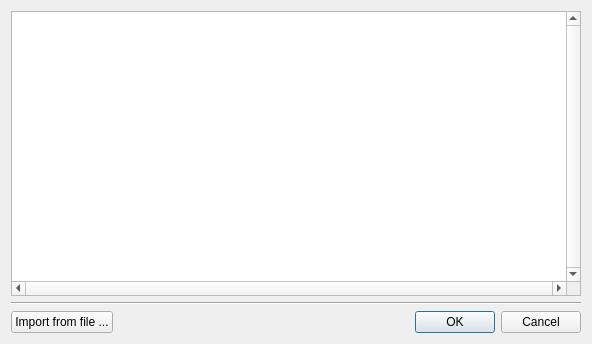
<ui version="4.0" >
 <class>SimpleTextEditor_q</class>
 <widget class="QDialog" name="SimpleTextEditor_q" >
  <property name="enabled" >
   <bool>true</bool>
  </property>
  <property name="geometry" >
   <rect>
    <x>0</x>
    <y>0</y>
    <width>592</width>
    <height>344</height>
   </rect>
  </property>
  <property name="focusPolicy" >
   <enum>Qt::StrongFocus</enum>
  </property>
  <property name="windowTitle" >
   <string>Script Editor</string>
  </property>
  <layout class="QGridLayout" >
   <property name="leftMargin" >
    <number>11</number>
   </property>
   <property name="topMargin" >
    <number>11</number>
   </property>
   <property name="rightMargin" >
    <number>11</number>
   </property>
   <property name="bottomMargin" >
    <number>11</number>
   </property>
   <item row="0" column="0" colspan="4" >
    <widget class="QTextEdit" name="editor" >
     <property name="verticalScrollBarPolicy" >
      <enum>Qt::ScrollBarAlwaysOn</enum>
     </property>
     <property name="horizontalScrollBarPolicy" >
      <enum>Qt::ScrollBarAlwaysOn</enum>
     </property>
    </widget>
   </item>
   <item row="2" column="1" >
    <spacer>
     <property name="orientation" >
      <enum>Qt::Horizontal</enum>
     </property>
     <property name="sizeType" >
      <enum>QSizePolicy::Expanding</enum>
     </property>
     <property name="sizeHint" >
      <size>
       <width>40</width>
       <height>20</height>
      </size>
     </property>
    </spacer>
   </item>
   <item row="2" column="2" >
    <widget class="QPushButton" name="ok_button" >
     <property name="text" >
      <string>OK</string>
     </property>
     <property name="default" >
      <bool>true</bool>
     </property>
    </widget>
   </item>
   <item row="2" column="3" >
    <widget class="QPushButton" name="cancel_button" >
     <property name="text" >
      <string>Cancel</string>
     </property>
    </widget>
   </item>
   <item row="2" column="0" >
    <widget class="QPushButton" name="inputFromFileButton" >
     <property name="text" >
      <string>Import from file ...</string>
     </property>
    </widget>
   </item>
   <item row="1" column="0" colspan="4" >
    <widget class="Line" name="line6" >
     <property name="sizePolicy" >
      <sizepolicy vsizetype="Fixed" hsizetype="Minimum" >
       <horstretch>0</horstretch>
       <verstretch>0</verstretch>
      </sizepolicy>
     </property>
     <property name="frameShape" >
      <enum>QFrame::HLine</enum>
     </property>
     <property name="frameShadow" >
      <enum>QFrame::Sunken</enum>
     </property>
     <property name="orientation" >
      <enum>Qt::Horizontal</enum>
     </property>
    </widget>
   </item>
  </layout>
 </widget>
 <layoutdefault spacing="6" margin="11" />
 <tabstops>
  <tabstop>editor</tabstop>
  <tabstop>inputFromFileButton</tabstop>
  <tabstop>ok_button</tabstop>
  <tabstop>cancel_button</tabstop>
 </tabstops>
 <includes/>
 <resources/>
 <connections>
  <connection>
   <sender>ok_button</sender>
   <signal>clicked()</signal>
   <receiver>SimpleTextEditor_q</receiver>
   <slot>accept()</slot>
   <hints>
    <hint type="sourcelabel" >
     <x>20</x>
     <y>20</y>
    </hint>
    <hint type="destinationlabel" >
     <x>20</x>
     <y>20</y>
    </hint>
   </hints>
  </connection>
  <connection>
   <sender>cancel_button</sender>
   <signal>clicked()</signal>
   <receiver>SimpleTextEditor_q</receiver>
   <slot>reject()</slot>
   <hints>
    <hint type="sourcelabel" >
     <x>20</x>
     <y>20</y>
    </hint>
    <hint type="destinationlabel" >
     <x>20</x>
     <y>20</y>
    </hint>
   </hints>
  </connection>
  <connection>
   <sender>inputFromFileButton</sender>
   <signal>clicked()</signal>
   <receiver>SimpleTextEditor_q</receiver>
   <slot>loadFromFile()</slot>
   <hints>
    <hint type="sourcelabel" >
     <x>20</x>
     <y>20</y>
    </hint>
    <hint type="destinationlabel" >
     <x>20</x>
     <y>20</y>
    </hint>
   </hints>
  </connection>
 </connections>
</ui>
